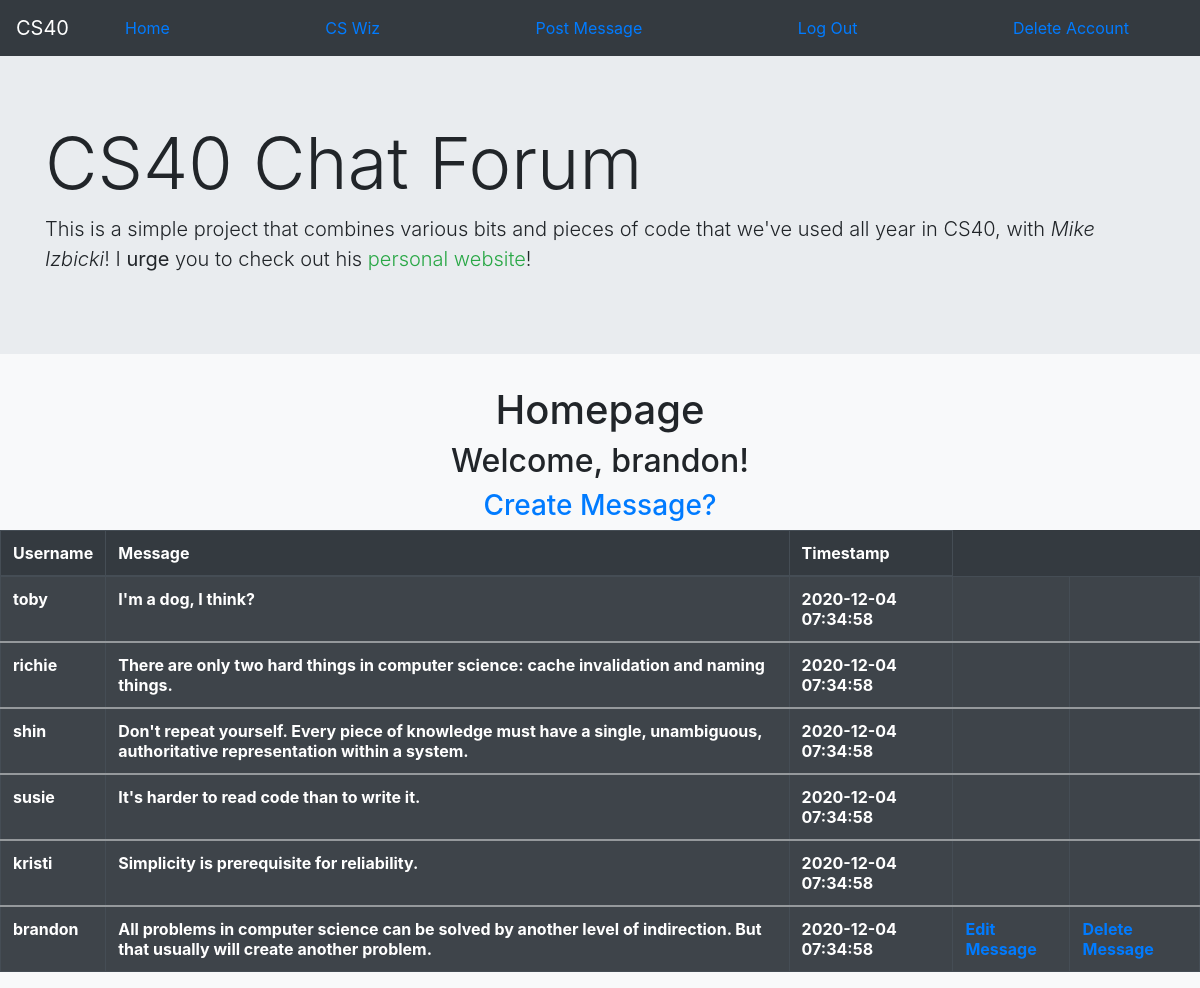
The page / (signed in) on the database its author committed.
### tables this page shows
CREATE TABLE users (
    id INTEGER PRIMARY KEY,
    username TEXT NOT NULL UNIQUE,
    password TEXT NOT NULL,
    age INTEGER
);

CREATE TABLE messages (
    id integer primary key,
    sender_id integer not null,
    message text not null,
    created_at timestamp not null default current_timestamp
    );

### twitter.py (the view)
@app.route('/')
def root():
    con = sqlite3.connect('twitter_database.db')
    cur = con.cursor()
    sql = """
        SELECT sender_id, message, created_at, id FROM messages;
    """
    cur.execute(sql)
    results = cur.fetchall()
    messages = []
    for result in results:
        sql = """
            SELECT username FROM users WHERE id=?
        """
        cur.execute(sql, (result[0],))
        username_rows = cur.fetchall()
        for username_row in username_rows:
            username = username_row[0]
        messages.insert(0, {
            'text': result[1],
            'username': username,
            'created_at': result[2],
            'id': result[3]
        })
    if logged_in:
        return render_template(
            'root.html',
            username=request.cookies.get('username'),
            messages=messages
        )
    else:
        return render_template(
            'root.html',
            messages=messages,
        )

### templates/root.html
{% extends 'base.html' %}
{% block title %}
        <div class="container-fluid d-flex justify-content-center">
            <h1>Homepage</h1>
        </div>
{% endblock %}
{% block content %}
        {% if username %}
        <div class="container-fluid d-flex justify-content-center">
            <h2>Welcome, {{username}}!</h2>
        </div>
        <div class="container-fluid d-flex justify-content-center">
            <h3><a href='/create_message'>Create Message?</a></h3>
        </div>
        {% endif %}
        <table class="table table-dark table-striped table-bordered table-hover">
            <thead>
                <tr>
                    <th scope="col">Username</th>
                    <th scope="col">Message</th>
                    <th scope="col">Timestamp</th>
                </tr>
            </thead>
            {% for message in messages %}
            <tbody>
                <tr>
                    <th>{{ message.username }}</th>
                    <th>{{ message.text }}</th>
                    <th>{{ message.created_at }}</th>
                    <th>{% if username==message.username %}<a href="/edit_message/{{message.id}}">Edit Message</a>{% endif %}</th>
                    <th>{% if username==message.username %}<a href="/delete_message/{{message.id}}">Delete Message</a>{% endif %}</th>
                </tr>
            </tbody>
            {% endfor %}
        </table>
{% endblock %}

### rows shown on the page
users: username "brandon", username "brandon"
users: username "toby"
messages: text "I'm a dog, I think?", created_at "2020-12-04 07:34:58"
users: username "richie"
messages: text "There are only two hard things in computer science: cache invalidation and naming things.", created_at "2020-12-04 07:34:58"
users: username "shin"
messages: text "Don't repeat yourself. Every piece of knowledge must have a single, unambiguous, authoritative representation within a system.", created_at "2020-12-04 07:34:58"
users: username "susie"
messages: text "It's harder to read code than to write it.", created_at "2020-12-04 07:34:58"
users: username "kristi"
messages: text "Simplicity is prerequisite for reliability.", created_at "2020-12-04 07:34:58"
messages: text "All problems in computer science can be solved by another level of indirection. But that usually will create another problem.", created_at "2020-12-04 07:34:58"
